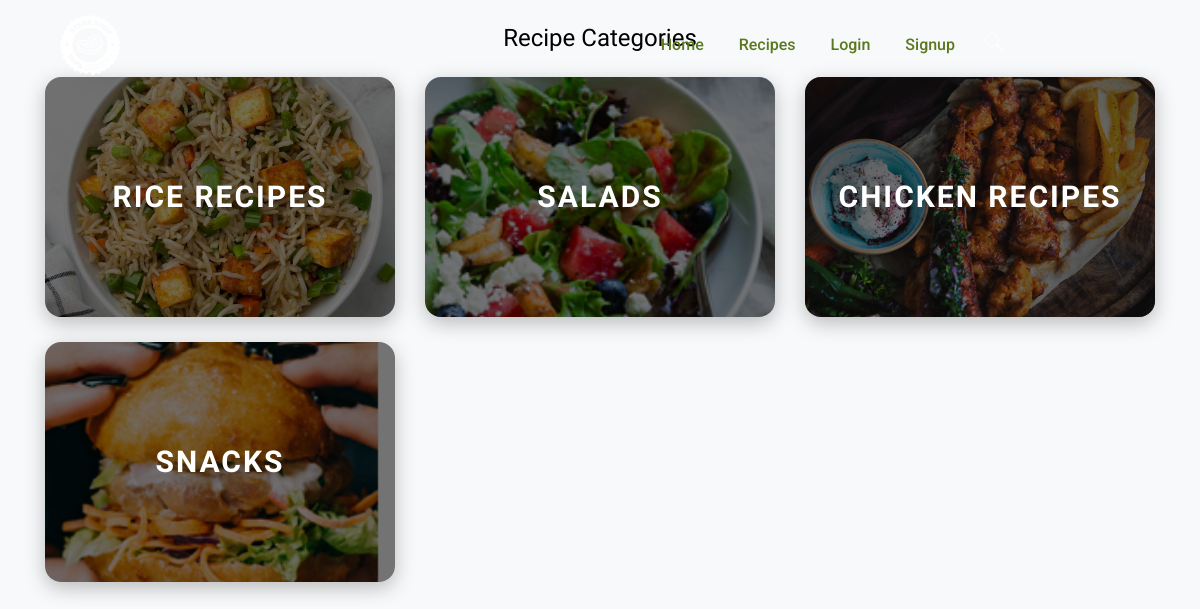
Screenshot of /home/ (signed in) with the database file from the repository.
### recipes/models.py (models this page shows, shortened)
class Category(models.Model):
    name = models.CharField(max_length=255)
    created_at = models.DateTimeField(auto_now_add=True)
    image = models.ImageField(upload_to='categories/', blank=True, null=True)

### recipes/views.py (the view)
# urls.py: path('home/', views.home, name='home'),
@login_required
def home(request):
    categories = Category.objects.all()
    return render(request, 'recipes/home.html', {
        'categories': categories
    })

### recipes/templates/recipes/home.html (shortened to what this page needs)
{% extends 'recipes/base.html' %}
{% load static %}
{% block content %}
<div class="container mt-4">
    <h3 class="mb-4 text-center">Recipe Categories</h3>
    <div class="row">
        {% for category in categories %}
        <div class="col-md-6 col-lg-4">
            <a href="{% url 'recipes:category_recipes' category.id %}" style="text-decoration:none;">
                <div class="category-card">
                    {% if category.image %}
                        <img src="{{ category.image.url }}" alt="{{ category.name }}">
                    {% else %}
                        <img src="{% static 'recipes/img/recepie/recpie_1.png' %}" alt="{{ category.name }}">
                    {% endif %}
                    <div class="category-overlay">
                        <h2>{{ category.name|upper }}</h2>
                    </div>
                </div>
            </a>
        </div>
        {% empty %}
        <div class="col-12 text-center">
            <p class="text-muted">No categories available.</p>
        </div>
        {% endfor %}
    </div>
</div>
{% endblock %}

### recipes/templates/recipes/home.html (style rules this page uses)
body { background: #f8f9fa; }
.category-card { position: relative; height: 240px; border-radius: 16px; overflow: hidden; box-shadow: 0 6px 20px rgba(0,0,0,0.25); margin-bottom: 25px; transition: transform 0.3s ease; }
.category-card img { width: 100%; height: 100%; object-fit: cover; display: block; }
.category-overlay { position: absolute; inset: 0; background: rgba(0,0,0,0.55); display: flex; align-items: center; justify-content: center; }
.category-overlay h2 { color: #fff; font-weight: bold; letter-spacing: 2px; text-align: center; margin: 0; }

### recipes/templates/recipes/base.html (style rules this page uses)
* { margin: 0; padding: 0; box-sizing: border-box; }
html, body { overflow-x: hidden; }

### rows the page displays
Category: image (picture), name "RICE RECIPES"
Category: image (picture), name "SALADS"
Category: image (picture), name "CHICKEN RECIPES"
Category: image (picture), name "SNACKS"
